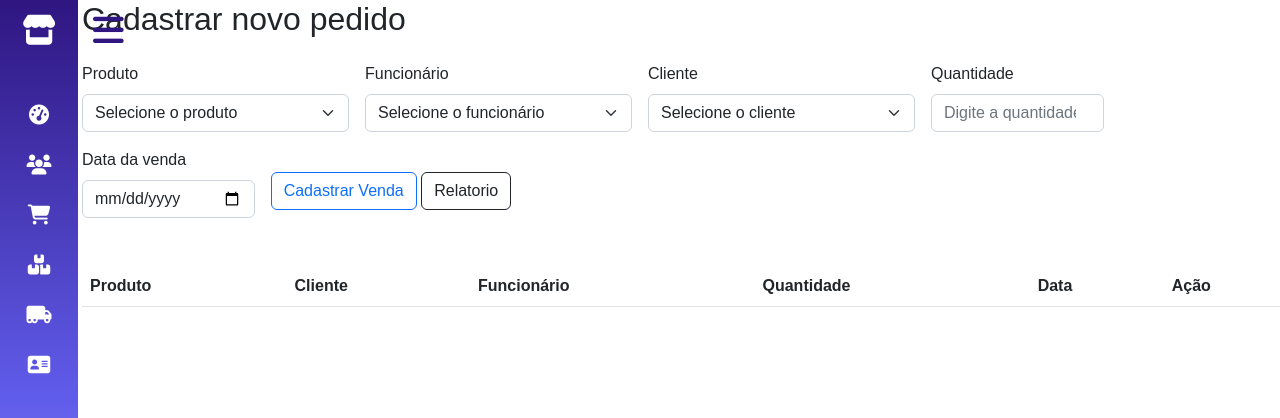
The app's page /addPedido.php (signed in), older data.
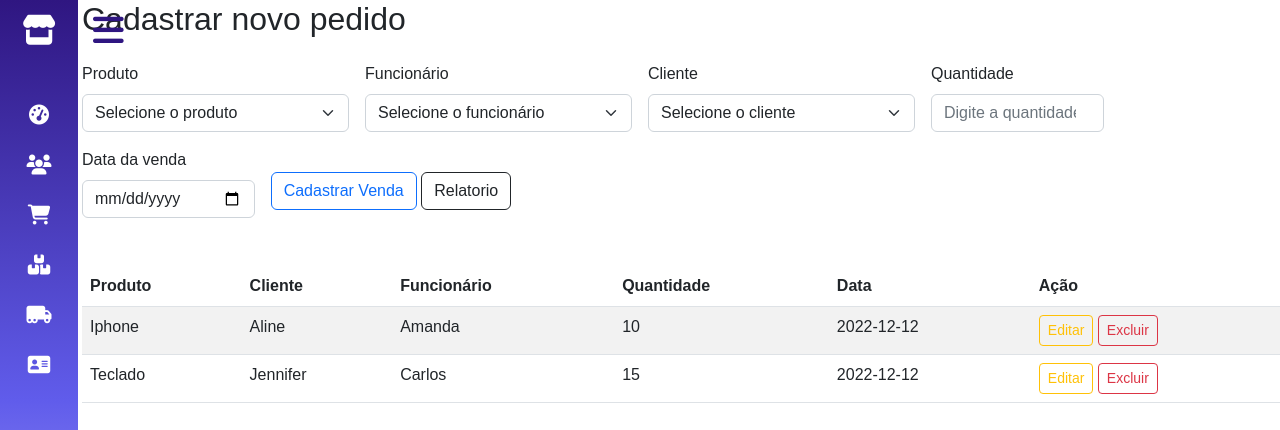
The same page, newer data.
### tables this page shows
CREATE TABLE IF NOT EXISTS `venda` (
  `idVenda` int(11) NOT NULL AUTO_INCREMENT,
  `idProduto` int(11) NOT NULL,
  `idUsuario` int(11) NOT NULL,
  `idCliente` int(11) NOT NULL,
  `valorTotal` double NOT NULL,
  `data` date NOT NULL,
  PRIMARY KEY (`idVenda`)
);

CREATE TABLE IF NOT EXISTS `produto` (
  `idProduto` int(255) NOT NULL AUTO_INCREMENT,
  `nomeProduto` varchar(255) NOT NULL,
  `descricaoProduto` varchar(510) NOT NULL,
  `precoProduto` text NOT NULL,
  `idFornecedor` int(255) NOT NULL,
  `idCategoria` int(255) NOT NULL,
  `qtdeProduto` int(255) NOT NULL,
  `imagemProduto` varchar(255) DEFAULT NULL,
  PRIMARY KEY (`idProduto`)
);

CREATE TABLE IF NOT EXISTS `cliente` (
  `idCliente` int(255) NOT NULL AUTO_INCREMENT,
  `nomeCliente` varchar(255) NOT NULL,
  `cpf` varchar(14) NOT NULL,
  `emailCliente` varchar(255) NOT NULL,
  `genero` varchar(10) NOT NULL,
  `data_nascimento` date NOT NULL,
  `telefone_cliente` varchar(15) NOT NULL,
  `cep` varchar(10) NOT NULL,
  `estado` varchar(2) NOT NULL,
  `cidade` varchar(255) NOT NULL,
  `rua` varchar(255) NOT NULL,
  `numero` varchar(8) NOT NULL,
  PRIMARY KEY (`idCliente`)
);

CREATE TABLE IF NOT EXISTS `usuario` (
  `id` int(11) NOT NULL AUTO_INCREMENT,
  `nome` varchar(255) NOT NULL,
  `email` varchar(100) NOT NULL,
  `data_nascimento` date NOT NULL,
  `cpf` varchar(15) NOT NULL,
  `cargo` varchar(50) NOT NULL,
  `cep` varchar(10) NOT NULL,
  `estado` varchar(2) NOT NULL,
  `cidade` varchar(50) NOT NULL,
  `senha` varchar(255) NOT NULL,
  `recuperar_senha` varchar(255) DEFAULT NULL,
  PRIMARY KEY (`id`)
);

### addPedido.php (the view, shortened to what this page needs)
<?php
include("dashboard.php");
?>
<div class="container">
  <form action="<?php $_SERVER['PHP_SELF'] ?>" class="row g-3" method="post" enctype="multipart/form-data">
    <h2>Cadastrar novo pedido</h2>
    <div class="col-md-3">
      <label class="form-label">Produto</label>
      <select name="order_product" class="form-select">
        <option selected>Selecione o produto</option>
      </select>
    </div>
    <div class="col-md-3">
      <label class="form-label">Funcionário</label>
      <select name="order_employee" class="form-select">
        <option selected>Selecione o funcionário</option>
      </select>
    </div>
    <div class="col-md-3">
      <label class="form-label">Cliente</label>
      <select name="order_client" class="form-select">
        <option selected>Selecione o cliente</option>
      </select>
    </div>
    <div class="col-md-2">
      <label class="form-label">Quantidade</label>
      <input type="number" placeholder="Digite a quantidade" name="order_price" class="form-control" />
    </div>
    <div class="col-md-2">
      <label class="form-label">Data da venda</label>
      <input type="date" name="order_date" class="form-control" />
    </div>
    <div class="col-md-4">
      <input type="submit" class="btn btn-outline-primary" name="add_order" value="Cadastrar Venda" />
      <a href="gerar_relatorio_venda.php" style="text-decoration: none;"><button href="" type="button" class="btn btn-outline-dark">Relatorio</button></a>
    </div>
  </form>
</div>
<br>
<br>
<div class="container">
  <table class="table table-striped table-hover display" style="width:110%">
    <thead>
      <tr>
        <th>Produto</th>
        <th>Cliente</th>
        <th>Funcionário</th>
        <th>Quantidade</th>
        <th>Data</th>
        <th>Ação</th>
      </tr>
    </thead>
    <?php
    $select = mysqli_query($conn, "SELECT *, nomeProduto, nomeCliente, u.nome FROM venda v INNER JOIN produto p ON v.idProduto = p.idProduto INNER JOIN cliente c ON v.idCliente = c.idCliente INNER JOIN usuario u ON v.idUsuario = u.id");
    ?>
    <?php while ($row = mysqli_fetch_assoc($select)) { ?>
      <tr>
        <td><?php echo $row['nomeProduto']; ?></td>
        <td><?php echo $row['nomeCliente']; ?></td>
        <td><?php echo $row['nome']; ?></td>
        <td><?php echo $row['valorTotal']; ?></td>
        <td><?php echo $row['data']; ?></td>
        <td>
          <a href="editarPedido.php?edit=<?php echo $row['idVenda']; ?>" style="text-decoration: none;"> <button type="button" class="btn btn-outline-warning btn-sm">Editar</button> </a>
          <a href="addPedido.php?delete=<?php echo $row['idVenda']; ?>" style="text-decoration: none;"> <button type="button" class="btn btn-outline-danger btn-sm">Excluir</button></a>
        </td>
      </tr>
    <?php }; ?>
  </table>
</div>
<?php
include("rodape.php");
?>

Row changes from the older to the newer data that the page shows:
added venda: idProduto.nomeProduto "Iphone", idCliente.nomeCliente "Aline", idUsuario.nome "Amanda", valorTotal "10", data "2022-12-12"
added venda: idProduto.nomeProduto "Teclado", idCliente.nomeCliente "Jennifer", idUsuario.nome "Carlos", valorTotal "15", data "2022-12-12"
